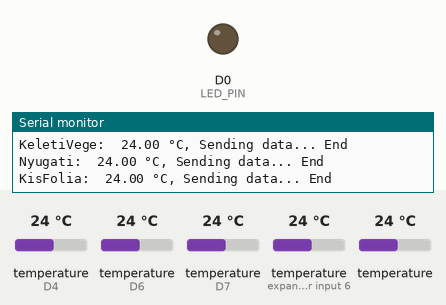
A sketch run on a simulated ESP8266 (NodeMCU). On the bench: output pins drawn as LEDs (lit = HIGH), the last lines printed to the serial monitor. The test bench sets the inputs (shaded band); at power-on: temperature (sensors on D4, D6, D7, expander input 6) 24 °C, temperature 24 °C. WiFi joins after 1.5 s; servers stay silent unless stated.

Above: at 8.3 s.
At 80.8 s:
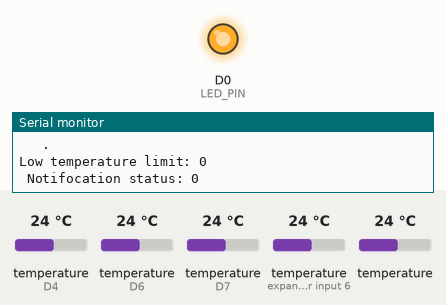
Timing chart, 0 to 85.8 s (numbered marks = the images above):
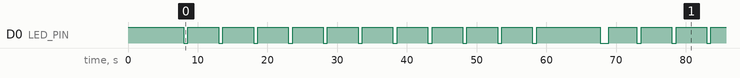

Measured:
- by itself, D0 (LED_PIN): moves between LOW and HIGH, repeating every 60.0 s
- by itself, everything shown: repeats every 60.0 s, in 24 steps

The sketch:

NodeMCU_DS18B20-Temperature-Sensor_Blynk_Multiple.ino
```cpp
// (licence header left out)
/* Comment this out to disable prints and save space */
#define BLYNK_PRINT Serial

// Include the libraries
#include <ESP8266WiFi.h>
#include <BlynkSimpleEsp8266.h>
#include <OneWire.h>
#include <DallasTemperature.h>

#define TEMPERATURE_PRECISION 12

// !! Data wire is plugged into pin 2 and pin ? on the Arduino
//#define ONE_WIRE_BUS1 4
//#define ONE_WIRE_BUS2 5

#define D0 16 // LED 2
#define D1 5  // I2C Bus SCL (clock)
#define D2 4  // I2C Bus SDA (data)
#define D3 0
#define D4 2  // Same as "LED_BUILTIN", but inverted logic
#define D5 14 // SPI Bus SCK (clock)
#define D6 12 // SPI Bus MISO
#define D7 13 // SPI Bus MOSI
#define D8 15 // SPI Bus SS (CS)
#define D9 3  // RX0 (Serial console)
#define D10 1 // TX0 (Serial console)
#define SD2 9
#define SD3 10

#define LED_PIN 16

// Setup a oneWire instance to communicate with any OneWire devices (not just Maxim/Dallas temperature ICs)
OneWire oneWire1(D4);
OneWire oneWire2(D6);
OneWire oneWire3(D7);

// Pass our oneWire reference to Dallas Temperature.
DallasTemperature sensors1(&oneWire1);
DallasTemperature sensors2(&oneWire2);
DallasTemperature sensors3(&oneWire3);

// Assign address manually. The addresses below will need to be changed
// to valid device addresses on your bus. Device address can be retrieved
// by using either oneWire.search(deviceAddress) or individually via
// sensors.getAddress(deviceAddress, index)

/*
  // Át kell alakítani majd mindent, hogy ne ezeket használják
  DeviceAddress insideThermometer = { 0x28, 0x8C, 0x5C, 0x08, 0x00, 0x00, 0x80, 0xAD };
  DeviceAddress outsideThermometer = { 0x28, 0x59, 0x9B, 0x27, 0x00, 0x00, 0x80, 0x1B };


  unsigned char thermometerAddress[8] = { 0x28, 0x8C, 0x5C, 0x08, 0x00, 0x00, 0x80, 0xAD }; */

const int NumberofThermometers = 5;

unsigned char thermometerAddress[NumberofThermometers][8] = {
    {0x28, 0x8C, 0x5C, 0x08, 0x00, 0x00, 0x80, 0xAD}, // Thermometer01 - 0
    {0x28, 0x59, 0x9B, 0x27, 0x00, 0x00, 0x80, 0x1B}, // Thermometer02 - 1
    {0x28, 0x37, 0xA4, 0x27, 0x00, 0x00, 0x80, 0x20}, // Thermometer03 - 2

    {0x28, 0xC8, 0x5A, 0x08, 0x00, 0x00, 0x80, 0x98}, // Thermometer04 - 3 - oneWire2

    {0x28, 0xFF, 0xFF, 0x02, 0xB4, 0x16, 0x05, 0xDD} // Thermometer05 - 4 - oneWire3
};

char *thermometerName[NumberofThermometers] = {
    "KeletiKozepLent", // Thermometer01 - 0 - D4
    "KeletiKozepFent", // Thermometer02 - 1
    "KeletiVege",      // Thermometer03 - 2

    "Nyugati", // Thermometer04 - 3  - oneWire2 - D6

    "KisFolia" // Thermometer05 - 4  - oneWire3 - D7
};

float temperature[NumberofThermometers];

// You should get Auth Token in the Blynk App.
// Go to the Project Settings (nut icon).
char auth[] = "key";

// Your WiFi credentials.
// Set password to "" for open networks.
char ssid[] = "SSWID";
char pass[] = "Passworld";

BlynkTimer timer;

short int warningTemperature;
bool ReadErrorNotification;

// This function will be called every time Slider Widget
// in Blynk app writes values to the Virtual Pin V50
BLYNK_WRITE(V50)
{
  warningTemperature = param.asInt(); // assigning incoming value from pin V50 to a variable
  // process received value
}
BLYNK_WRITE(V51)
{
  ReadErrorNotification = param.asInt(); // assigning incoming value from pin V51 to a variable
  // process received value
}
BLYNK_CONNECTED()
{
  Blynk.syncVirtual(V50); // will cause BLYNK_WRITE(V50) to be executed
  Blynk.syncVirtual(V51); // will cause BLYNK_WRITE(V51) to be executed
}

//-------------------------------------------------------------------------------
// This function sends Arduino's up time every second to Virtual Pin (5).
// In the app, Widget's reading frequency should be set to PUSH. This means
// that you define how often to send data to Blynk App.
void temperatureSensor()
{
  Serial.println("   .   ");
  sensors1.requestTemperatures();
  sensors2.requestTemperatures();
  sensors3.requestTemperatures();
  delay(1200);

  /* Old solution
    Serial.print(thermometerName[0]);
    sendTemperature(thermometerAddress[0], 1);

    Serial.print(thermometerName[1]);
    sendTemperature(thermometerAddress[1], 2); */

  for (size_t i = 0; i < NumberofThermometers; i++)
  {
    if ((i != 0) && (i % 4 == 0))
    {
      delay(1200);
    }

    Serial.print(thermometerName[i]);
    Serial.print(": ");
    sendTemperature(thermometerAddress[i], i);
  }
}

void temperatureWarning()
{
  Serial.println("   .   ");
  Serial.print("Low temperature limit: ");
  Serial.println(warningTemperature);

  String notificationLowTemperature;
  String notificationReadError;

  for (size_t i = 0; i < NumberofThermometers; i++)
  {
    if (temperature[i] <= -99)
    {
      Serial.print("Warning: ");
      Serial.print(thermometerName[i]);
      Serial.print(" - TempC: ");
      Serial.println(temperature[i]);

      notificationReadError = notificationReadError + String(thermometerName[i]) + ", ";
    }
    else if (temperature[i] <= warningTemperature && temperature[i] > -99)
    {
      Serial.print("Warning: ");
      Serial.print(thermometerName[i]);
      Serial.print(" - TempC: ");
      Serial.println(temperature[i]);

      notificationLowTemperature = notificationLowTemperature + String(thermometerName[i]) + ", ";
    }
  }

  Serial.print(" Notifocation status: ");
  Serial.print(ReadErrorNotification);
  if (notificationReadError != NULL && ReadErrorNotification < 2 && 0 < ReadErrorNotification)
  {
    notificationReadError = "Nem sikerült mérni ezekkel a hőmérőkkel: " + notificationReadError;
    Serial.print(", Delay... ");
    delay(6000);
    Blynk.notify(notificationReadError);
    Serial.println("Read Error Notification sent");
  }

  if (notificationLowTemperature != NULL)
  {
    notificationLowTemperature = "Alacsony hőméréséklet az alábbi hőmérőknél: " + notificationLowTemperature;
    Serial.print(", Delay... ");
    delay(6000);
    Blynk.notify(notificationLowTemperature);
    Serial.println("Low Temperature Notification sent");
  }
}

// Function to messure and send data
void sendTemperature(DeviceAddress DeviceAddress, int pn)
{
  float t = TemperatureRead(DeviceAddress, pn);
  temperature[pn] = t;
  if (t > -99)
  {
    Serial.print("Sending data... ");
    Blynk.virtualWrite(pn, t);
    Serial.println("End");
  }
}

// function to read the temperature for a device
float TemperatureRead(DeviceAddress deviceAddress, int pn)
{
  float tempC = -99;

  if (pn == 3)
  {
    tempC = sensors2.getTempC(deviceAddress);
  }
  else if (pn == 4)
  {
    tempC = sensors3.getTempC(deviceAddress);
  }
  else
  {
    tempC = sensors1.getTempC(deviceAddress);
  }

  if (tempC == DEVICE_DISCONNECTED_C)
  {
    Serial.println("Error: Could not read temperature data");
    tempC = -99;

    return tempC;
  }
  Serial.print(" ");
  Serial.print(tempC);
  Serial.print(" °C, ");
  return tempC;
}

// Function to blynk the microcontroller's LED
void blynkLife()
{

  digitalWrite(LED_PIN, LOW); // Turn ON
  delay(600);
  digitalWrite(LED_PIN, HIGH); // Turn OFF

}

/*------------------------------------------------Not used------------------------------------------------------

// function to print the temperature for a device
void printTemperature(DeviceAddress deviceAddress)  {
  float tempC = sensors1.getTempC(deviceAddress);
  if (tempC == DEVICE_DISCONNECTED_C)
  {
    Serial.println("Error: Could not read temperature data");
    return;
  }
  Serial.print("Temp C: ");
  Serial.print(tempC);
  Serial.print(" Temp F: ");
  Serial.print(DallasTemperature::toFahrenheit(tempC));
}


// function to print a device address
void printAddress(DeviceAddress deviceAddress)  {
  for (uint8_t i = 0; i < 8; i++)
  {
    // zero pad the address if necessary
    if (deviceAddress[i] < 16) Serial.print("0");
    Serial.print(deviceAddress[i], HEX);
  }
}


// function to print a device's resolution
void printResolution(DeviceAddress deviceAddress) {
  Serial.print("Resolution: ");
  Serial.print(sensors1.getResolution(deviceAddress));
  Serial.println();
}

------------------------------------------------Not used------------------------------------------------------*/

void setup()
{
  // Set CPU clock to 160MHz
  system_update_cpu_freq(160);

  // Debug console
  Serial.begin(115200);

   pinMode(LED_PIN, OUTPUT);    // Initialize the LED_PIN pin as an output
   digitalWrite(LED_PIN, HIGH); // Turn OFF

  delay(1200);
  Serial.println(" ");
  Serial.println("   .   ");
  Serial.println("NodeMCU Temperature sensor's message: I am alive!!!!");

  Blynk.begin(auth, ssid, pass);

  // Setup a function to be called every second
  timer.setInterval(60000L, temperatureSensor);

  timer.setInterval(60000L, temperatureWarning);

  timer.setInterval(5000L, blynkLife); // Mérési időköz milliszekundumban
                                       // 1000L    = 1 másodperc
                                       // 10000L   = 10 másodperc
                                       // 60000L   = 1 perc
                                       // 600000L  = 10 perc
                                       // 3600000L = 1 óra

  // Start up the Blynk library
  sensors1.begin();
  sensors2.begin();
  sensors3.begin();

  Serial.println();
  /*
    // locate devices on the bus
    Serial.print("Locating devices...");
    Serial.print("Found ");
    Serial.print(sensors1.getDeviceCount(), DEC);
    Serial.println(" devices.");

    // report parasite power requirements
    Serial.print("Parasite power is: ");
    if (sensors1.isParasitePowerMode()) Serial.println("ON");
    else Serial.println("OFF");


    // search() looks for the next device. Returns 1 if a new address has been
    // returned. A zero might mean that the bus is shorted, there are no devices,
    // or you have already retrieved all of them. It might be a good idea to
    // check the CRC to make sure you didn't get garbage. The order is
    // deterministic. You will always get the same devices in the same order
    //
    // Must be called before search()
    oneWire.reset_search();

    for (size_t i = 0; i < NumberofThermometers; i++)
    {
    if (!oneWire.search(thermometerAddress[i]))
    {
      Serial.print("Unable to find address for ");
      Serial.println(thermometerName[i]);
    }
    }
  */

 /*
  Serial.println("   .   ");
  for (size_t i = 0; i < NumberofThermometers; i++)
  {
    if (sensors1.getTempC(thermometerAddress[i]) == DEVICE_DISCONNECTED_C)
    {
      Serial.print("Unable to find address for ");
      Serial.println(thermometerName[i]);
    }
  }
  */
  Serial.println(" ");
  Serial.println("*************************************************************");

  /*
    // show the addresses we found on the bus
    Serial.print("Device 0 Address: ");
    printAddress(insideThermometer);
    Serial.println();

    Serial.print("Device 1 Address: ");
    printAddress(outsideThermometer);
    Serial.println();
  */

  // set the resolution
  // Serial.println("Device Resolutions: ");
  for (size_t i = 0; i < NumberofThermometers; i++)
  {
    sensors1.setResolution(thermometerAddress[i], TEMPERATURE_PRECISION);

    /*
    Serial.print(thermometerName[i]);
    Serial.print(": ");
    Serial.println(sensors1.getResolution(thermometerAddress[i]), DEC); */
  }
  // Serial.println();

  temperatureSensor();
}

void loop()
{
  Blynk.run();
  timer.run();
}
```
